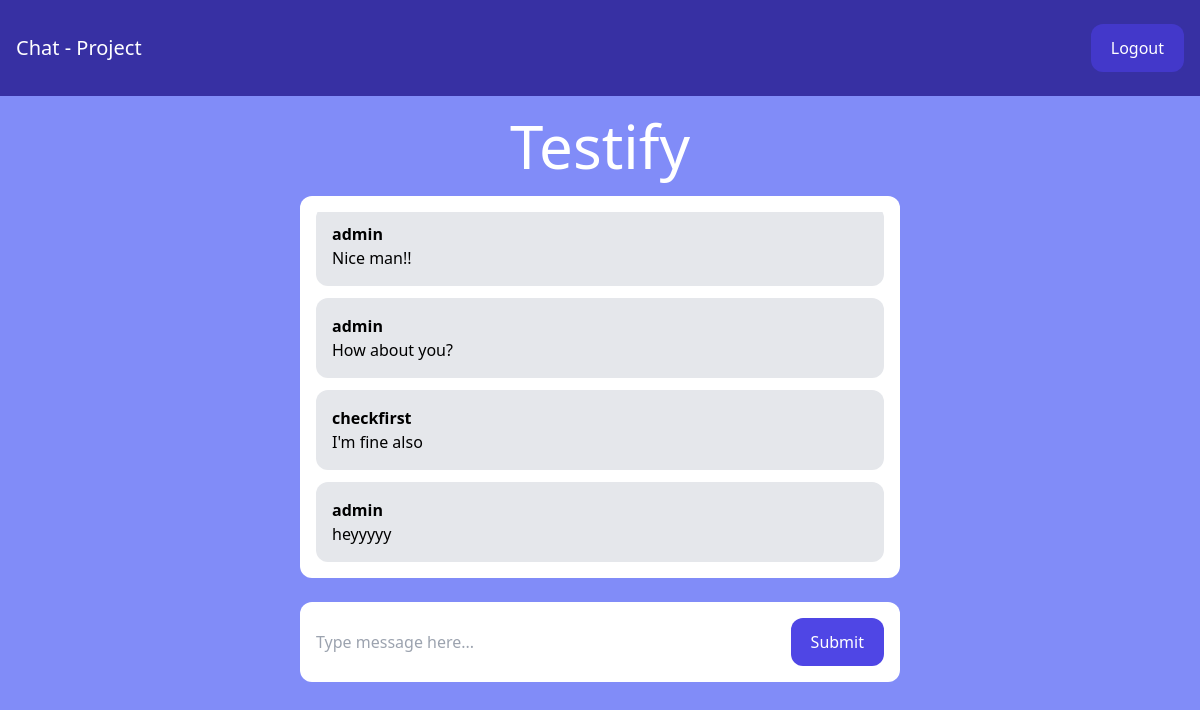
Before: /rooms/testify (signed in) with the older database file.
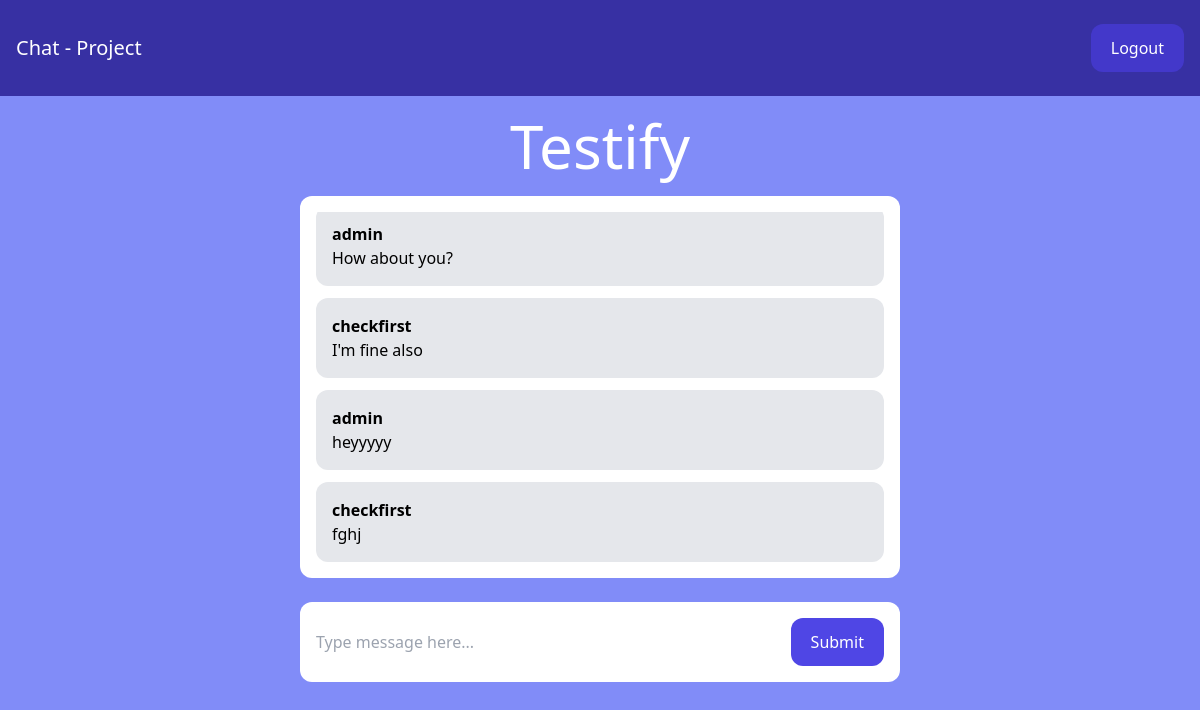
After: the same page with the newer database file.
### room/models.py (models this page shows)
class Message(models.Model):
    room=models.ForeignKey(Room,related_name="messages",on_delete=models.CASCADE)
    user=models.ForeignKey(User,related_name="messages",on_delete=models.CASCADE)
    content=models.TextField()
    time_stamp=models.DateTimeField(auto_now_add=True)
    class Meta:
        ordering=('time_stamp',)

### room/views.py (the view)
# urls.py: path("<slug:slug>",views.find_room,name="find_room"),
@login_required
def find_room(request,slug):
    room_object=Room.objects.get(slug=slug)
    messages=Message.objects.filter(room=room_object)[0:10]
    return render(request,"chat.html",{"room_object":room_object,'msg':messages})

### room/templates/chat.html (shortened to what this page needs)
{% extends 'base.html' %}
{% block content %}
<div class="p-10 lg:p-5 text-center">
    <h1 class="text-3xl lg:text-6xl text-white">{{room_object.name}}</h1>
</div>
<div class="lg:w-2/4 mx-4 lg:mx-auto p-4 bg-white rounded-xl">
    <div class="chat-messages space-y-3" id="chat-messages">
        {% for mg in msg %}
        <div class="p-4 bg-gray-200 rounded-xl">
            <p class="font-semibold">{{mg.user.username}}</p>
            <p>{{mg.content}}</p>
        </div>
        {% endfor %}
    </div>
</div>
<div class="lg:w-2/4 mt-6 mx-4 lg:mx-auto p-4 bg-white rounded-xl">
    <form action="." method='POST' class="flex">
        <input type="text" name="content" class="placeholder:text-bg-indigo-600 flex-1 mr-3"   placeholder="Type message here..." id="chat-message-input" />
        <button class="px-5 py-3 rounded-xl text-white bg-indigo-600 hover:bg-indigo-700" id="chat-message-submit">Submit</button>
    </form>
</div>
{% endblock content %}

Changed rows visible on the page:
no longer on this page (row unchanged): Message: user.username "admin", content "Nice man!!"
added Message: user.username "checkfirst", content "fghj"
